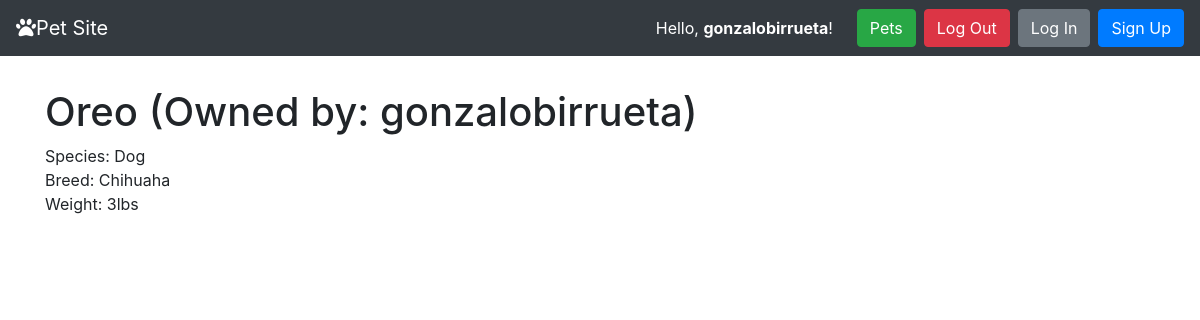
Screenshot of /pets/1/ (signed in) with the database file from the repository.
### pet/models.py (models this page shows, shortened)
class Pet(models.Model):
    pet_name = models.CharField(max_length=100)
    species = models.CharField(max_length=100)
    breed = models.CharField(max_length=100)
    weight_in_pounds = models.IntegerField()
    owner = models.ForeignKey(User, on_delete=models.CASCADE)

### pet/views.py (the view)
# urls.py: path('pets/<int:pet_id>/', PetDetail.as_view(), name='detail'),
class PetDetail(DetailView):
  def get(self, request, pet_id):
      context = {'pet': Pet.objects.get(id=pet_id)}
      return render(request, 'detail.html', context)

### pet/templates/detail.html (shortened to what this page needs)
{% extends 'base.html' %}
{% block content %}
<h1>{{pet.pet_name}} (Owned by: {{pet.owner}})</h1>
<a>Species: {{ pet.species }} </a>
<br>
<a>Breed: {{pet.breed}}</a>
<br>
<a>Weight: {{ pet.weight_in_pounds }}lbs </a>
<br>
{% endblock %}

### pet/templates/base.html (shortened to what this page needs)
<!doctype html>
<html lang="en">
  <head>
    <link rel="stylesheet" href="https://stackpath.bootstrapcdn.com/bootstrap/4.3.1/css/bootstrap.min.css"
>
  </head>
  <body>
    <nav class="navbar navbar-expand-md navbar-dark bg-dark">
      <a class="navbar-brand" href="{% url 'home' %}"><i class="fa fa-paw"></i>Pet Site</a>
      <form class="form-inline ml-auto">
        <div class="text-white">Hello, <strong>{{user}}</strong>!</div>
        {% if user.is_authenticated %}
          <a href="{% url 'pets-list' %}" class="btn btn-success ml-4">Pets</a>
          <a href="{% url 'logout' %}" class="btn btn-danger ml-2">Log Out</a>
        {% endif %}
        <a href="{% url 'login' %}" class="btn btn-secondary ml-2">Log In</a>
        <a href="{% url 'signup' %}" class="btn btn-primary ml-2">Sign Up</a>
      </form>
    </nav>
    <main role="main" class="container" style="margin-top: 4vh;">
      {% block content %}{% endblock %}
    </main>
  </body>

### rows the page displays
Pet: pet_name "Oreo", owner "gonzalobirrueta", species "Dog", breed "Chihuaha", weight_in_pounds "3"

### other values shown
{{ user }} "gonzalobirrueta"
